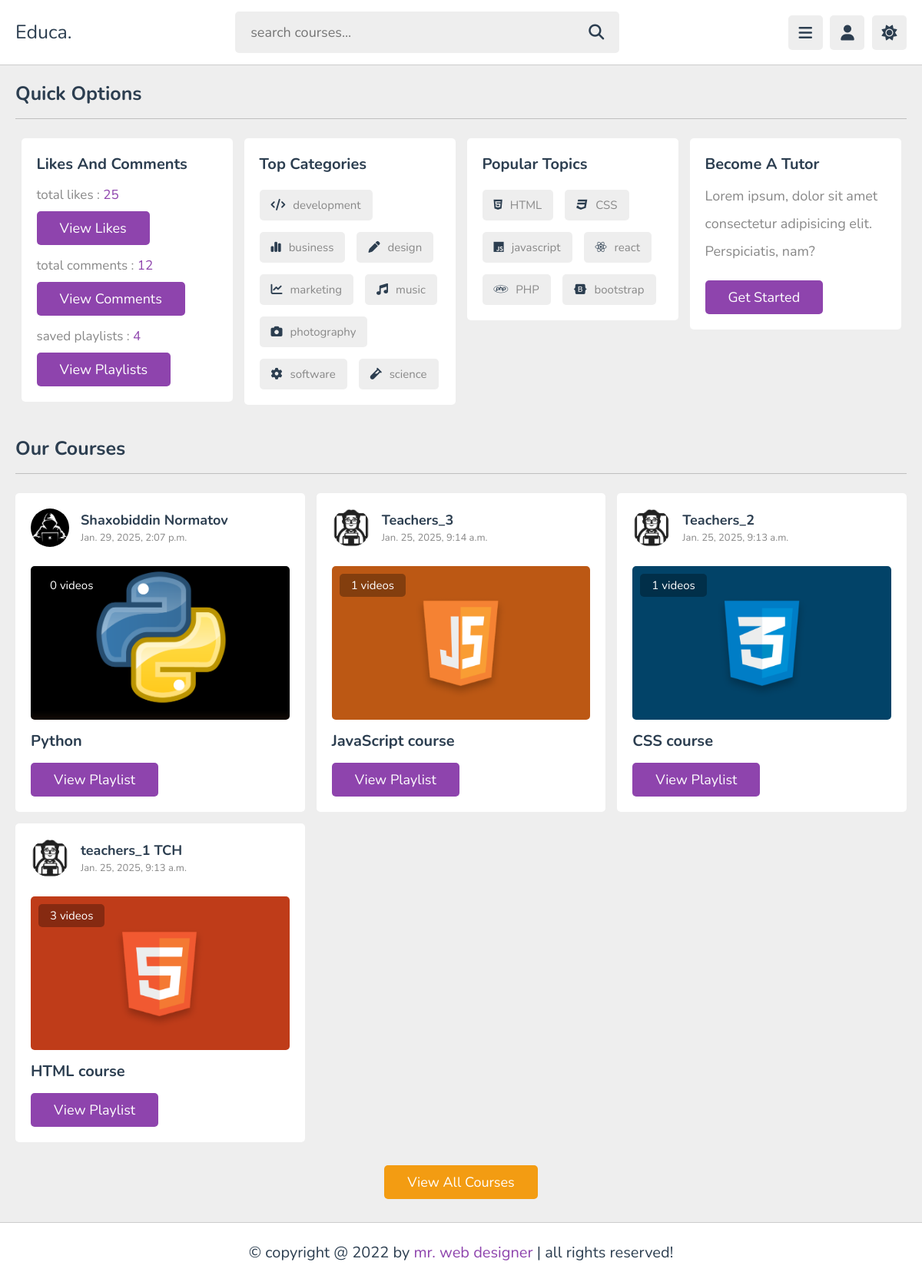
The app's page / (signed in) with its own data.
### main/models.py (models this page shows, shortened)
class Course(models.Model):
    title = models.CharField(max_length=200)
    description = models.TextField()
    price = models.DecimalField(max_digits=10, decimal_places=2, blank=True, null=True)
    created_at = models.DateTimeField(auto_now_add=True)
    start_date = models.DateField(null=True, blank=True)
    end_date = models.DateField(null=True, blank=True)
    teacher = models.ForeignKey(Teacher, on_delete=models.CASCADE, related_name='courses')
    image = models.ImageField(upload_to='courses/', null=True, blank=True)  # Kursdan ko'raq rasm

class Teacher(models.Model):
    user = models.OneToOneField(User, on_delete=models.CASCADE, related_name='teacher_profile')
    bio = models.TextField(null=True, blank=True)  # O‘qituvchi haqida qisqa ma’lumot
    expertise = models.CharField(max_length=200, null=True, blank=True)  # Mutaxassislik (masalan, Python, Django)
    profile_picture = models.ImageField(upload_to='teachers/', null=True, blank=True)
    created_at = models.DateTimeField(auto_now_add=True)
    def __str__(self):
        return self.user.get_full_name() or self.user.username

### main/views.py (the view)
# urls.py: path('', HomeView.as_view(), name='home'),
class HomeView(View):
    def get(self, request):
        all_courses = Course.objects.all()
        start_course = all_courses.order_by('-created_at')
        is_teacher = request.user.groups.filter(name='Teachers').exists()
        profile = get_object_or_404(Profile, user=request.user)  # User asosida profile topamiz
        context = {
            'all_courses': all_courses,
            'start_course': start_course,
            'is_teacher': is_teacher,  # Teacherni aniq qilish
        }
        return render(request, 'home.html', context)

### templates/home.html (shortened to what this page needs)
{% load static %}
<!DOCTYPE html>
<html lang="en">
<head>
   <link rel="stylesheet" href="https://cdnjs.cloudflare.com/ajax/libs/font-awesome/6.1.2/css/all.min.css">
   <link rel="stylesheet" href="{% static 'css/style.css' %}">
</head>
<body>
<header class="header">
   <section class="flex">
      <a href="home.html" class="logo">Educa.</a>
      <form action="search.html" method="post" class="search-form">
         <input type="text" name="search_box" required placeholder="search courses..." maxlength="100">
         <button type="submit" class="fas fa-search"></button>
      </form>
      <div class="icons">
         <div id="menu-btn" class="fas fa-bars"></div>
         <div id="user-btn" class="fas fa-user"></div>
         <div id="toggle-btn" class="fas fa-sun"></div>
      </div>
   </section>
</header>
<section class="home-grid">
   <h1 class="heading">quick options</h1>
   <div class="box-container">
      <div class="box">
         <h3 class="title">likes and comments</h3>
         <p class="likes">total likes : <span>25</span></p>
         <a href="#" class="inline-btn">view likes</a>
         <p class="likes">total comments : <span>12</span></p>
         <a href="#" class="inline-btn">view comments</a>
         <p class="likes">saved playlists : <span>4</span></p>
         <a href="#" class="inline-btn">view playlists</a>
      </div>
      <div class="box">
         <h3 class="title">top categories</h3>
         <div class="flex">
            <a href="#"><i class="fas fa-code"></i><span>development</span></a>
            <a href="#"><i class="fas fa-chart-simple"></i><span>business</span></a>
            <a href="#"><i class="fas fa-pen"></i><span>design</span></a>
            <a href="#"><i class="fas fa-chart-line"></i><span>marketing</span></a>
            <a href="#"><i class="fas fa-music"></i><span>music</span></a>
            <a href="#"><i class="fas fa-camera"></i><span>photography</span></a>
            <a href="#"><i class="fas fa-cog"></i><span>software</span></a>
            <a href="#"><i class="fas fa-vial"></i><span>science</span></a>
         </div>
      </div>
      <div class="box">
         <h3 class="title">popular topics</h3>
         <div class="flex">
            <a href="#"><i class="fab fa-html5"></i><span>HTML</span></a>
            <a href="#"><i class="fab fa-css3"></i><span>CSS</span></a>
            <a href="#"><i class="fab fa-js"></i><span>javascript</span></a>
            <a href="#"><i class="fab fa-react"></i><span>react</span></a>
            <a href="#"><i class="fab fa-php"></i><span>PHP</span></a>
            <a href="#"><i class="fab fa-bootstrap"></i><span>bootstrap</span></a>
         </div>
      </div>
      <div class="box">
         <h3 class="title">become a tutor</h3>
         <p class="tutor">Lorem ipsum, dolor sit amet consectetur adipisicing elit. Perspiciatis, nam?</p>
         <a href="teachers.html" class="inline-btn">get started</a>
      </div>
   </div>
</section>
<section class="courses">
   <h1 class="heading">our courses</h1>
   <div class="box-container">
      {% for course in start_course %}
      <div class="box">
         <div class="tutor">
            <img src="{{ course.teacher.profile_picture.url }}" alt="Teacher Picture">
            <div class="info">
               <h3>{{course.teacher}}</h3>
               <span>{{course.created_at}}</span>
            </div>
         </div>
         <div class="thumb">
            <img src="{{ course.image.url }}" alt="Course Image">
            <span>{{ course.videos.count }} videos</span>
         </div>
         <h3 class="title">{{course.title}}</h3>
         <a href="{% url 'playlists' course_id=course.id %}" class="inline-btn">view playlist</a>
      </div>
      {% endfor %}
   </div>
   <div class="more-btn">
      <a href="courses.html" class="inline-option-btn">view all courses</a>
   </div>
</section>
<footer class="footer">
   &copy; copyright @ 2022 by <span>mr. web designer</span> | all rights reserved!
</footer>
</body>
</html>

### records on screen
Course: teacher.profile_picture (picture), teacher "Shaxobiddin Normatov", created_at "Jan. 29, 2025, 2:07 p.m.", image (picture), videos.count "0", title "Python"
Course: teacher.profile_picture (picture), teacher "Teachers_3", created_at "Jan. 25, 2025, 9:14 a.m.", image (picture), videos.count "1", title "JavaScript course"
Course: teacher.profile_picture (picture), teacher "Teachers_2", created_at "Jan. 25, 2025, 9:13 a.m.", image (picture), videos.count "1", title "CSS course"
Course: teacher.profile_picture (picture), teacher "teachers_1 TCH", created_at "Jan. 25, 2025, 9:13 a.m.", image (picture), videos.count "3", title "HTML course"
